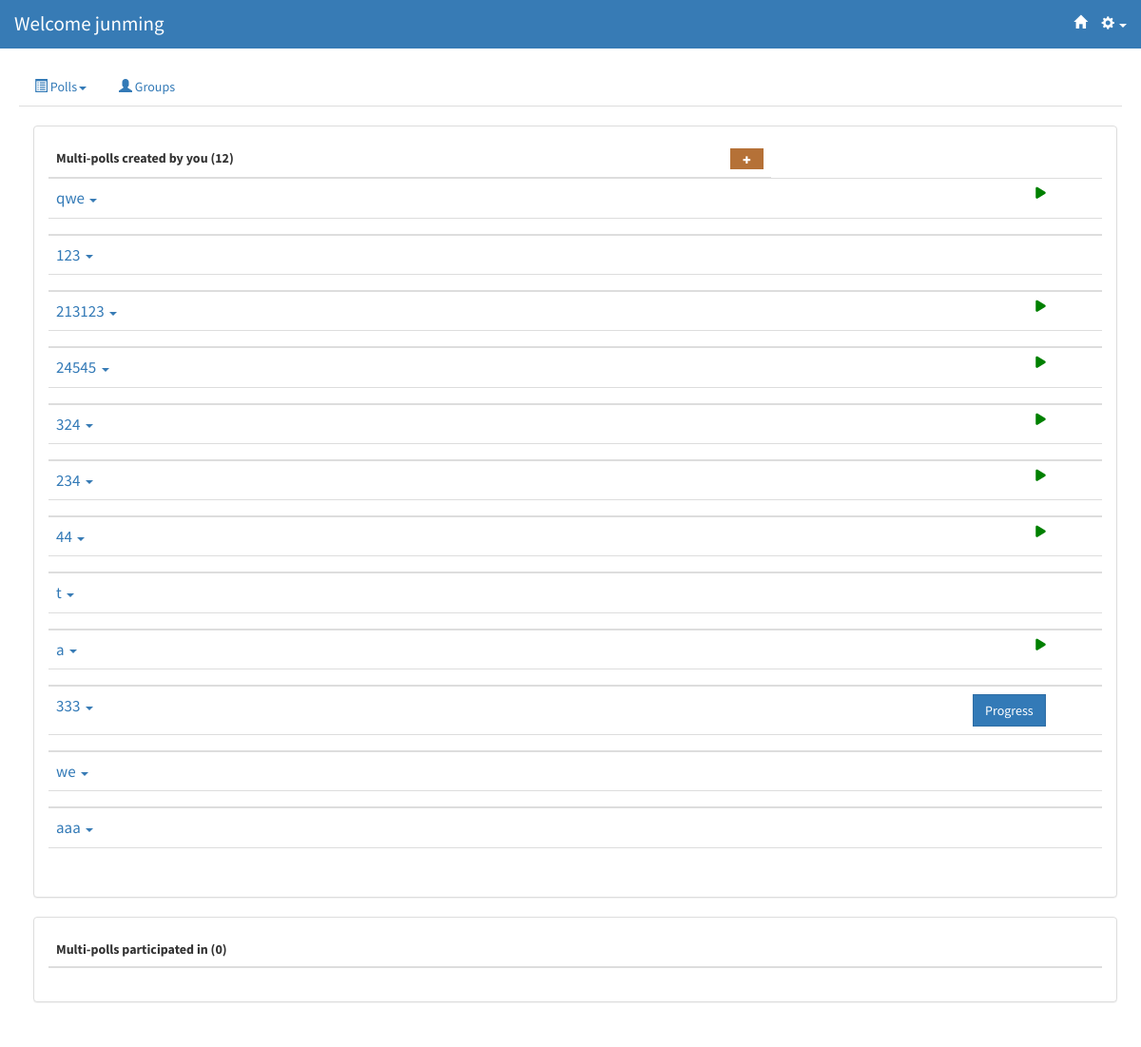
The app's page /polls/m_polls (signed in) with its own data.
### multipolls/models.py (models this page shows, shortened)
@python_2_unicode_compatible
class MultiPoll(models.Model):
    number = models.IntegerField(default=1)
    title = models.CharField(max_length=20)
    description = models.CharField(max_length=500)
    owner = models.ForeignKey(User,related_name='owner')
    questions = models.ManyToManyField(Question, through='MultiPollQuestion', through_fields=('multipoll','question'))
    voters = models.ManyToManyField(User, related_name='multipoll_participated')
    pos = models.IntegerField(default=0)
    status = models.IntegerField(default=0)

### polls/views.py (the view)
class MultiPollsView(generic.ListView):
    template_name = 'polls/m_polls.html'
    context_object_name = 'question_list'
    def get_queryset(self):
        return Question.objects.all()
    def get_context_data(self, **kwargs):
        ctx = super(MultiPollsView, self).get_context_data(**kwargs)
        ctx['multipolls_created'] = reverseListOrder(MultiPoll.objects.filter(owner = self.request.user))
        ctx['multipolls_participated'] = reverseListOrder(self.request.user.multipoll_participated.exclude(owner = self.request.user))
        return ctx

### polls/views.py (called while the page is built)
def reverseListOrder(query):
    listQuery = list(query)
    listQuery.reverse()
    return listQuery

### polls/templates/polls/m_polls.html (shortened to what this page needs)
{% extends 'polls/base.html' %}
{% block content %}
<br/>
<div class="container">
<div name="created" class="panel panel-default">
    <div class="panel-body">
        <table style = "width:100%;border-collapse:collapse;" class="table" name="created">
            <thead>
                <tr>
                    <th>
                        Multi-polls created by you ({{ multipolls_created|length }})
                        <a href="{% url 'multipolls:AddStep1' %}" style='font-size:60%; float:right;' class="btn btn-yellow">
                            <span class="glyphicon glyphicon-plus"></span>
                        </a>
                    </th>
                </tr>
            </thead>
            {% for mpoll in multipolls_created %}
            <tbody>
                <tr style = "margin:0; padding:0" data-toggle="collapse" data-target="#{{ mpoll.id }}" class="accordion-toggle">
                    <td>
                        <a href="{%url 'multipolls:mpollinfo' mpoll.id %}"  data-toggle="tooltip" data-placement="right" title="Description: {%if mpoll.description %} {{mpoll.description}} {%else%} None. {%endif%}">
                        <span style= "padding-top:0;padding-bottom:0;margin-top:0;margin-bottom:0; font-size:17px;">
                            {{ mpoll.title }}
                        </span></a>
                        <span href="#collapse{{ forloop.counter }}" class="caret" style="color:#377BB5;"></span>
                    </td>
                    {% if mpoll.status == 0 %}
                    <td>
                        <div class="start-icon">
                            <i class="fa fa-play" aria-hidden="true" data-toggle="modal" data-target="#confirm-startmpoll{{ mpoll.id }}"></i>
                        </div>
                    </td>
                    <td>
                    </td>
                    {% elif mpoll.status != mpoll.number|add:"1" %}
                        <td>
                            <a href="{% url 'multipolls:progress' mpoll.id %}">
                                <span class="btn btn-primary" style = "float:right">Progress</span>
                            </a>
                        </td>
                    {% endif %}
                </tr>
                <tr>
                    <td colspan="12" class="hiddenRow">
                    </td>
                </tr>
            </tbody>
            {% endfor %}
        </table>
     </div>
</div>
<div name="participated" class="panel panel-default">
    <div class="panel-body">
    <table style = "width:100%;" class="table" name="participated">
        <thead>
            <tr>
                <th>
                    Multi-polls participated in ({{ multipolls_participated|length }})
                </th>
            </tr>
        </thead>
    </table>
    </div>
</div>
</div>
{% endblock %}

### polls/templates/polls/base.html (shortened to what this page needs)
{% load staticfiles %}
<html>
	<head>
    <link rel="stylesheet" href="https://maxcdn.bootstrapcdn.com/bootstrap/3.3.6/css/bootstrap.min.css" />
    <link rel="stylesheet" type="text/css" href="{% static 'css/stylish-portfolio.css' %}" />
    <link rel="stylesheet" type="text/css" href="{% static 'css/shared.css' %}"/>
    <link href="https://cdnjs.cloudflare.com/ajax/libs/select2/4.0.3/css/select2.min.css" rel="stylesheet" />
	</head>
	<body>
                {% if user.is_authenticated %}
				 <nav class="navbar navbar-default navbar-fixed-top" style="background-color:#377BB5; border-color: transparent;">
                {% else %}
                 <nav class="navbar navbar-default navbar-fixed-top" style="background-color:transparent; border-color: transparent;">
                {%endif%}
					{% if request.flavour == "mobile" %}
					<div style = "margin-left: 20px; margin-right: 20px;">
				    {% else %}
				    <div class="container-fluid">
				    {% endif %}
                        <div class="navbar-header" style = "overflow: hidden;float:left;">
                            <a class="navbar-brand" href="/polls/" style ="font-size: 150%;
                            {% if user.is_authenticated %}
                            color:white;
                            {%else%}
                            color:black;
                            {% endif %}">
                                <span> Welcome
                                {% if user.is_authenticated %}
                                {% if request.user.first_name == "" %}
                                {{ request.user.username }}
                                {% endif %}
                                {% endif %} </span></a>
                           </div>
							{% if user.is_authenticated %}
							<ul class="nav navbar-nav navbar-right" style = "float:right;display:inline;">
                                <li style = "display:inline;"><a href="{% url 'polls:index' %}" style="color:white;"><span class="glyphicon navbar-right glyphicon-home"></span></a></li>
								<li class="dropdown" style = "float:auto;display:inline;">
									<a class="dropdown-toggle" data-toggle="dropdown" style="color:white;"> <span class="glyphicon glyphicon-cog"> </span> <span class="caret"></span> </a>
								</li>
							</ul>
							{% endif %}
						</div>
				</nav>
            {% if user.is_authenticated %}
				<div class="container-fluid" style="padding: 70px 20px;">
                    <ul class="nav nav-tabs">
                    <li role="presentation" class="dropdown">
                        <a class="dropdown-toggle" data-toggle="dropdown"  role="button" aria-haspopup="true" aria-expanded="false">
                        <span class="glyphicon glyphicon-list-alt"></span> Polls<span class="caret"></span>
                        </a>
                    </li>
                            <li><a href="{% url 'groups:index' %}"><span class="glyphicon glyphicon-user"></span> Groups</a></li>
                    </ul>
            {% else %}
                <div name="MainPage">
            {% endif %}
            {% block content %}
            {% endblock %}
              	</div>
	</body>
</html>

### static/css/stylish-portfolio.css (style rules this page uses)
html, body { width: 100%; height: 100%; }
body { font-family: "Source Sans Pro","Helvetica Neue",Helvetica,Arial,sans-serif; }
.btn-yellow { color: white; background-color: #b57137; }
.btn-yellow span { color:white; }
.start-icon { font-size:.8em; color:green; cursor:pointer; float:right; }

### static/css/shared.css (style rules this page uses)
* { font-size: 100%; }
a { font-size: 100%; text-decoration: none !important; }
div { font-size:100% !important; }

### polls/templates/polls/base.html (style rules this page uses)
.btn { border-radius:0; }

### records on screen
MultiPoll: title "qwe"
MultiPoll: title "123"
MultiPoll: title "213123"
MultiPoll: title "24545"
MultiPoll: title "324"
MultiPoll: title "234"
MultiPoll: title "44"
MultiPoll: title "t"
MultiPoll: title "a"
MultiPoll: title "333", status "Progress"
MultiPoll: title "we"
MultiPoll: title "aaa"

### other values on screen
{{ request.user.username }} "junming"
{{ multipolls_created|length }} "12"
{{ multipolls_participated|length }} "0"
